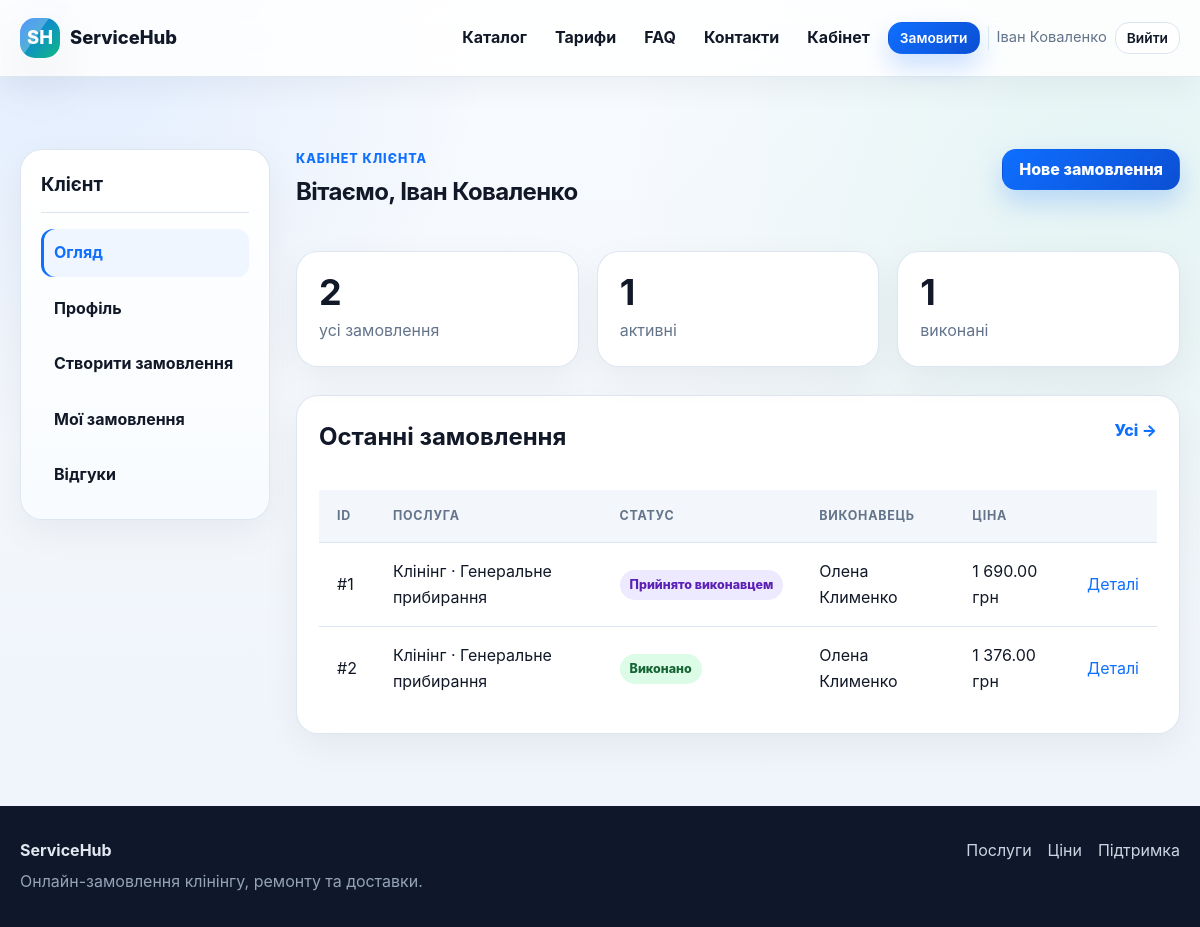
Screenshot of /client (signed in) with the database file from the repository.
### tables this page shows
CREATE TABLE users (
    id INTEGER PRIMARY KEY AUTOINCREMENT,
    role TEXT NOT NULL CHECK (role IN ('client', 'worker', 'admin')),
    full_name TEXT NOT NULL,
    email TEXT NOT NULL UNIQUE,
    password_hash TEXT NOT NULL,
    phone TEXT,
    city TEXT,
    address TEXT,
    specialization TEXT,
    service_area TEXT,
    schedule TEXT,
    price_text TEXT,
    is_blocked INTEGER NOT NULL DEFAULT 0,
    created_at TEXT NOT NULL DEFAULT CURRENT_TIMESTAMP
);

CREATE TABLE orders (
    id INTEGER PRIMARY KEY AUTOINCREMENT,
    client_id INTEGER NOT NULL,
    worker_id INTEGER,
    category_id INTEGER NOT NULL,
    service_id INTEGER NOT NULL,
    city TEXT NOT NULL,
    street TEXT NOT NULL,
    building TEXT NOT NULL,
    apartment TEXT,
    preferred_at TEXT NOT NULL,
    description TEXT,
    cleaning_area REAL,
    rooms INTEGER,
    extra_options TEXT,
    repair_type TEXT,
    repair_hours REAL,
    urgency TEXT NOT NULL DEFAULT 'normal',
    photo_filename TEXT,
    delivery_from TEXT,
    delivery_to TEXT,
    delivery_distance_km REAL,
    weight REAL,
    dimensions TEXT,
    estimated_price REAL NOT NULL DEFAULT 0,
    final_price REAL,
    status TEXT NOT NULL DEFAULT 'Нове',
    is_paid INTEGER NOT NULL DEFAULT 0,
    paid_at TEXT,
    created_at TEXT NOT NULL DEFAULT CURRENT_TIMESTAMP,
    updated_at TEXT NOT NULL DEFAULT CURRENT_TIMESTAMP,
    FOREIGN KEY (client_id) REFERENCES users(id) ON DELETE CASCADE,
    FOREIGN KEY (worker_id) REFERENCES users(id) ON DELETE SET NULL,
    FOREIGN KEY (category_id) REFERENCES categories(id) ON DELETE RESTRICT,
    FOREIGN KEY (service_id) REFERENCES services(id) ON DELETE RESTRICT
);

CREATE TABLE categories (
    id INTEGER PRIMARY KEY AUTOINCREMENT,
    name TEXT NOT NULL UNIQUE,
    slug TEXT NOT NULL UNIQUE,
    description TEXT,
    is_active INTEGER NOT NULL DEFAULT 1,
    created_at TEXT NOT NULL DEFAULT CURRENT_TIMESTAMP
);

CREATE TABLE services (
    id INTEGER PRIMARY KEY AUTOINCREMENT,
    category_id INTEGER NOT NULL,
    name TEXT NOT NULL,
    slug TEXT NOT NULL,
    description TEXT,
    unit_label TEXT,
    is_active INTEGER NOT NULL DEFAULT 1,
    created_at TEXT NOT NULL DEFAULT CURRENT_TIMESTAMP,
    FOREIGN KEY (category_id) REFERENCES categories(id) ON DELETE RESTRICT,
    UNIQUE (category_id, slug)
);

### app.py (the view)
@app.route("/client")
@role_required("client")
def client_dashboard():
    user_id = g.user["id"]
    stats = {
        "all": db_one("SELECT COUNT(*) AS cnt FROM orders WHERE client_id = ?", (user_id,))["cnt"],
        "active": db_one(
            "SELECT COUNT(*) AS cnt FROM orders WHERE client_id = ? AND status NOT IN ('Виконано', 'Скасовано')",
            (user_id,),
        )["cnt"],
        "done": db_one("SELECT COUNT(*) AS cnt FROM orders WHERE client_id = ? AND status = 'Виконано'", (user_id,))["cnt"],
    }
    recent_orders = db_all(
        """
        SELECT o.*, s.name AS service_name, c.name AS category_name, w.full_name AS worker_name
        FROM orders o
        JOIN services s ON s.id = o.service_id
        JOIN categories c ON c.id = o.category_id
        LEFT JOIN users w ON w.id = o.worker_id
        WHERE o.client_id = ?
        ORDER BY o.created_at DESC
        LIMIT 5
        """,
        (user_id,),
    )
    return render_template("client/dashboard.html", stats=stats, recent_orders=recent_orders)

### app.py (called while the page is built)
def get_db() -> sqlite3.Connection:
    if "db" not in g:
        db = sqlite3.connect(app.config["DATABASE"])
        db.row_factory = sqlite3.Row
        db.execute("PRAGMA foreign_keys = ON")
        g.db = db
    return g.db

def db_one(query: str, params: tuple = ()) -> sqlite3.Row | None:
    return get_db().execute(query, params).fetchone()

def db_all(query: str, params: tuple = ()) -> list[sqlite3.Row]:
    return get_db().execute(query, params).fetchall()

def money(value: float | int | str | None) -> str:
    if value is None or value == "":
        return "—"
    try:
        return f"{float(value):,.2f} грн".replace(",", " ")
    except (TypeError, ValueError):
        return str(value)

def status_class(status: str | None) -> str:
    mapping = {
        "Нове": "new",
        "Очікує підтвердження": "pending",
        "Прийнято виконавцем": "accepted",
        "В дорозі / В роботі": "progress",
        "Виконано": "done",
        "Скасовано": "cancelled",
    }
    return mapping.get(status or "", "default")

def current_user() -> sqlite3.Row | None:
    user_id = session.get("user_id")
    if not user_id:
        return None
    return db_one("SELECT * FROM users WHERE id = ?", (user_id,))

@app.before_request
def load_logged_in_user():
    g.user = current_user()
    if g.user and g.user["is_blocked"] and request.endpoint not in {"logout", "static"}:
        session.clear()
        g.user = None
        flash("Ваш обліковий запис заблоковано адміністратором.", "danger")
        return redirect(url_for("login"))
    return None

@app.context_processor
def inject_globals() -> dict:
    return {
        "current_user": getattr(g, "user", None),
        "roles": ROLES,
        "specializations": SPECIALIZATIONS,
        "order_statuses": ORDER_STATUSES,
        "worker_status_options": WORKER_STATUS_OPTIONS,
        "format_datetime": format_datetime,
        "money": money,
        "role_label": role_label,
        "spec_label": spec_label,
        "active_label": active_label,
        "status_class": status_class,
        "payment_status_label": payment_status_label,
        "payment_status_class": payment_status_class,
    }

### templates/client/dashboard.html (shortened to what this page needs)
{% extends 'base.html' %}
{% block content %}
<section class="section">
    <div class="container dashboard-layout">
        <aside class="side-card">
            <h3>Клієнт</h3>
            <a class="active" href="{{ url_for('client_dashboard') }}">Огляд</a>
            <a href="{{ url_for('client_profile') }}">Профіль</a>
            <a href="{{ url_for('client_create_order') }}">Створити замовлення</a>
            <a href="{{ url_for('client_orders') }}">Мої замовлення</a>
            <a href="{{ url_for('client_reviews') }}">Відгуки</a>
        </aside>
        <div class="dashboard-main">
            <div class="section-head">
                <div>
                    <div class="eyebrow">Кабінет клієнта</div>
                    <h1>Вітаємо, {{ current_user.full_name }}</h1>
                </div>
                <a class="btn btn-primary" href="{{ url_for('client_create_order') }}">Нове замовлення</a>
            </div>
            <div class="stats-grid">
                <div class="stat-card"><strong>{{ stats.all }}</strong><span>усі замовлення</span></div>
                <div class="stat-card"><strong>{{ stats.active }}</strong><span>активні</span></div>
                <div class="stat-card"><strong>{{ stats.done }}</strong><span>виконані</span></div>
            </div>
            <div class="card mt-lg">
                <div class="card-head">
                    <h2>Останні замовлення</h2>
                    <a class="link-arrow" href="{{ url_for('client_orders') }}">Усі →</a>
                </div>
                <div class="table-card embedded">
                    <table>
                        <thead><tr><th>ID</th><th>Послуга</th><th>Статус</th><th>Виконавець</th><th>Ціна</th><th></th></tr></thead>
                        <tbody>
                        {% for order in recent_orders %}
                            <tr>
                                <td>#{{ order.id }}</td>
                                <td>{{ order.category_name }} · {{ order.service_name }}</td>
                                <td><span class="status-pill status-{{ status_class(order.status) }}">{{ order.status }}</span></td>
                                <td>{{ order.worker_name or 'Не призначено' }}</td>
                                <td>{{ money(order.final_price or order.estimated_price) }}</td>
                                <td><a href="{{ url_for('client_order_detail', order_id=order.id) }}">Деталі</a></td>
                            </tr>
                        {% else %}
                            <tr><td colspan="6" class="muted center">Замовлень ще немає.</td></tr>
                        {% endfor %}
                        </tbody>
                    </table>
                </div>
            </div>
        </div>
    </div>
</section>
{% endblock %}

### templates/base.html (shortened to what this page needs)
<!doctype html>
<html lang="uk">
<head>
    <link rel="stylesheet" href="{{ url_for('static', filename='css/style.css') }}">
</head>
<body>
<header class="site-header">
    <div class="container header-inner">
        <a class="brand" href="{{ url_for('home') }}">
            <span class="brand-mark">SH</span>
            <span>ServiceHub</span>
        </a>
        <nav class="nav" data-nav>
            <a href="{{ url_for('catalog') }}">Каталог</a>
            <a href="{{ url_for('prices_public') }}">Тарифи</a>
            <a href="{{ url_for('faq') }}">FAQ</a>
            <a href="{{ url_for('contacts') }}">Контакти</a>
            {% if current_user %}
                {% if current_user.role == 'client' %}
                    <a href="{{ url_for('client_dashboard') }}">Кабінет</a>
                    <a class="btn btn-sm btn-primary" href="{{ url_for('client_create_order') }}">Замовити</a>
                {% elif current_user.role == 'worker' %}
                    <a href="{{ url_for('worker_dashboard') }}">Кабінет</a>
                    <a href="{{ url_for('worker_available_orders') }}">Доступні заявки</a>
                {% elif current_user.role == 'admin' %}
                    <a href="{{ url_for('admin_dashboard') }}">Адмін-панель</a>
                    <a href="{{ url_for('admin_orders') }}">Замовлення</a>
                {% endif %}
                <span class="nav-user">{{ current_user.full_name }}</span>
                <a class="btn btn-sm btn-outline" href="{{ url_for('logout') }}">Вийти</a>
            {% else %}
                <a href="{{ url_for('login') }}">Вхід</a>
                <a class="btn btn-sm btn-primary" href="{{ url_for('register') }}">Реєстрація</a>
            {% endif %}
        </nav>
    </div>
</header>
<main class="page">
    {% block content %}{% endblock %}
</main>
<footer class="site-footer">
    <div class="container footer-inner">
        <div>
            <strong>ServiceHub</strong>
            <p>Онлайн-замовлення клінінгу, ремонту та доставки.</p>
        </div>
        <div class="footer-links">
            <a href="{{ url_for('catalog') }}">Послуги</a>
            <a href="{{ url_for('prices_public') }}">Ціни</a>
            <a href="{{ url_for('contacts') }}">Підтримка</a>
        </div>
    </div>
</footer>
</body>
</html>

### rows the page displays
users: full_name "Іван Коваленко"
orders: id "1", category_name "Клінінг", service_name "Генеральне прибирання", status "Прийнято виконавцем", full_name "Олена Клименко", final_price "1 690.00 грн"
orders: id "2", category_name "Клінінг", service_name "Генеральне прибирання", status "Виконано", full_name "Олена Клименко", final_price "1 376.00 грн"

### other values shown
{{ stats.all }} "2"
{{ stats.active }} "1"
{{ stats.done }} "1"
